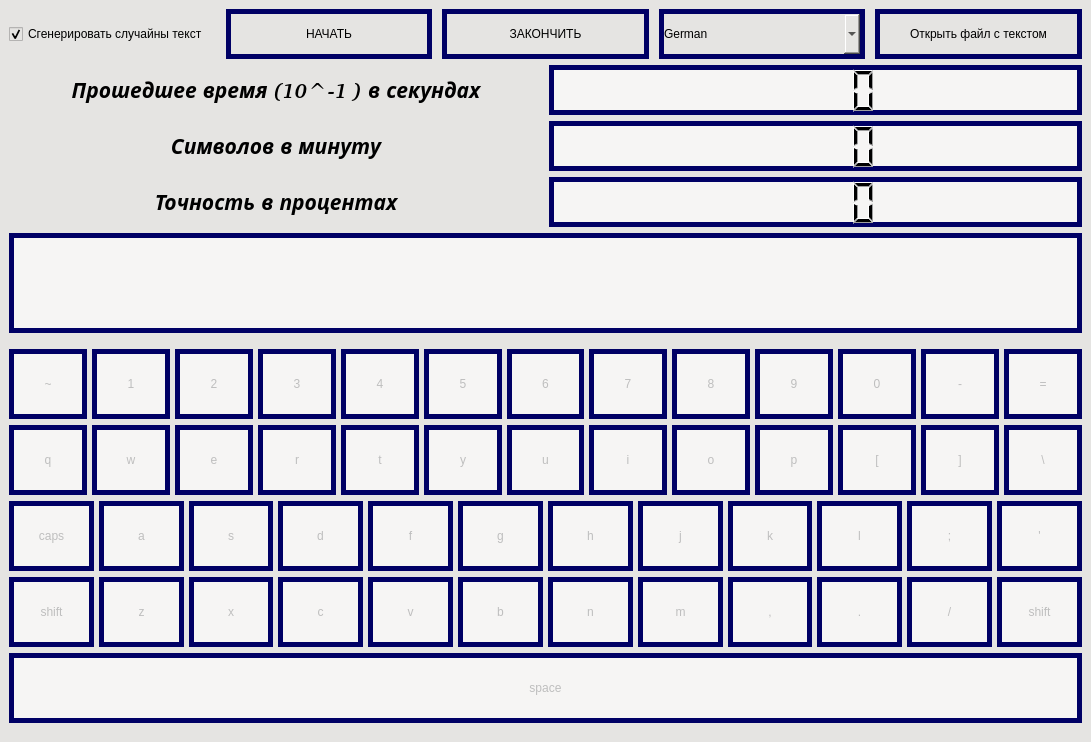
<?xml version="1.0" encoding="UTF-8"?>
<ui version="4.0">
 <class>MainWindow</class>
 <widget class="QMainWindow" name="MainWindow">
  <property name="geometry">
   <rect>
    <x>0</x>
    <y>0</y>
    <width>1091</width>
    <height>742</height>
   </rect>
  </property>
  <property name="windowTitle">
   <string>MainWindow</string>
  </property>
  <property name="styleSheet">
   <string notr="true">background-color: rgb(229, 228, 226);
</string>
  </property>
  <widget class="QWidget" name="centralwidget">
   <layout class="QGridLayout" name="gridLayout">
    <item row="0" column="0" colspan="2">
     <layout class="QHBoxLayout" name="horizontalLayout_2" stretch="0,0,0,0,0">
      <property name="spacing">
       <number>10</number>
      </property>
      <property name="sizeConstraint">
       <enum>QLayout::SetMinimumSize</enum>
      </property>
      <item>
       <widget class="QCheckBox" name="checkBox">
        <property name="maximumSize">
         <size>
          <width>16777215</width>
          <height>50</height>
         </size>
        </property>
        <property name="text">
         <string>Сгенерировать случайны текст</string>
        </property>
        <property name="checked">
         <bool>true</bool>
        </property>
       </widget>
      </item>
      <item>
       <widget class="QPushButton" name="bnt_start">
        <property name="maximumSize">
         <size>
          <width>16777215</width>
          <height>50</height>
         </size>
        </property>
        <property name="styleSheet">
         <string notr="true">border: 5px solid #000065;</string>
        </property>
        <property name="text">
         <string>НАЧАТЬ</string>
        </property>
       </widget>
      </item>
      <item>
       <widget class="QPushButton" name="bnt_end">
        <property name="maximumSize">
         <size>
          <width>16777215</width>
          <height>50</height>
         </size>
        </property>
        <property name="styleSheet">
         <string notr="true">border: 5px solid #000065;</string>
        </property>
        <property name="text">
         <string>ЗАКОНЧИТЬ</string>
        </property>
       </widget>
      </item>
      <item>
       <widget class="QComboBox" name="comboBox">
        <property name="maximumSize">
         <size>
          <width>16777215</width>
          <height>50</height>
         </size>
        </property>
        <property name="styleSheet">
         <string notr="true">border: 5px solid #000065;</string>
        </property>
        <item>
         <property name="text">
          <string>German</string>
         </property>
        </item>
        <item>
         <property name="text">
          <string>French</string>
         </property>
        </item>
        <item>
         <property name="text">
          <string>Arabic</string>
         </property>
        </item>
        <item>
         <property name="text">
          <string>English</string>
         </property>
        </item>
        <item>
         <property name="text">
          <string>Belarusian</string>
         </property>
        </item>
        <item>
         <property name="text">
          <string>Hebrew</string>
         </property>
        </item>
        <item>
         <property name="text">
          <string>Сhinesse</string>
         </property>
        </item>
       </widget>
      </item>
      <item>
       <widget class="QPushButton" name="pushButton">
        <property name="maximumSize">
         <size>
          <width>16777215</width>
          <height>50</height>
         </size>
        </property>
        <property name="styleSheet">
         <string notr="true">border: 5px solid #000065;</string>
        </property>
        <property name="text">
         <string>Открыть файл с текстом</string>
        </property>
       </widget>
      </item>
     </layout>
    </item>
    <item row="3" column="0" colspan="2">
     <layout class="QVBoxLayout" name="verticalLayout">
      <property name="leftMargin">
       <number>0</number>
      </property>
      <property name="topMargin">
       <number>10</number>
      </property>
      <property name="bottomMargin">
       <number>10</number>
      </property>
      <item>
       <layout class="QHBoxLayout" name="horizontalLayout">
        <property name="spacing">
         <number>5</number>
        </property>
        <property name="sizeConstraint">
         <enum>QLayout::SetDefaultConstraint</enum>
        </property>
        <item>
         <widget class="QPushButton" name="bnt_49">
          <property name="enabled">
           <bool>false</bool>
          </property>
          <property name="sizePolicy">
           <sizepolicy hsizetype="MinimumExpanding" vsizetype="Minimum">
            <horstretch>0</horstretch>
            <verstretch>0</verstretch>
           </sizepolicy>
          </property>
          <property name="styleSheet">
           <string notr="true">border: 5px solid #000065;
background-color: rgb(246, 245, 244);</string>
          </property>
          <property name="text">
           <string>~</string>
          </property>
         </widget>
        </item>
        <item>
         <widget class="QPushButton" name="bnt_10">
          <property name="enabled">
           <bool>false</bool>
          </property>
          <property name="sizePolicy">
           <sizepolicy hsizetype="MinimumExpanding" vsizetype="Minimum">
            <horstretch>0</horstretch>
            <verstretch>0</verstretch>
           </sizepolicy>
          </property>
          <property name="styleSheet">
           <string notr="true">border: 5px solid #000065;
background-color: rgb(246, 245, 244);</string>
          </property>
          <property name="text">
           <string>1</string>
          </property>
         </widget>
        </item>
        <item>
         <widget class="QPushButton" name="bnt_11">
          <property name="enabled">
           <bool>false</bool>
          </property>
          <property name="sizePolicy">
           <sizepolicy hsizetype="MinimumExpanding" vsizetype="Minimum">
            <horstretch>0</horstretch>
            <verstretch>0</verstretch>
           </sizepolicy>
          </property>
          <property name="styleSheet">
           <string notr="true">border: 5px solid #000065;
background-color: rgb(246, 245, 244);</string>
          </property>
          <property name="text">
           <string>2</string>
          </property>
         </widget>
        </item>
        <item>
         <widget class="QPushButton" name="bnt_12">
          <property name="enabled">
           <bool>false</bool>
          </property>
          <property name="sizePolicy">
           <sizepolicy hsizetype="MinimumExpanding" vsizetype="Minimum">
            <horstretch>0</horstretch>
            <verstretch>0</verstretch>
           </sizepolicy>
          </property>
          <property name="styleSheet">
           <string notr="true">border: 5px solid #000065;
background-color: rgb(246, 245, 244);</string>
          </property>
          <property name="text">
           <string>3</string>
          </property>
         </widget>
        </item>
        <item>
         <widget class="QPushButton" name="bnt_13">
          <property name="enabled">
           <bool>false</bool>
          </property>
          <property name="sizePolicy">
           <sizepolicy hsizetype="MinimumExpanding" vsizetype="Minimum">
            <horstretch>0</horstretch>
            <verstretch>0</verstretch>
           </sizepolicy>
          </property>
          <property name="styleSheet">
           <string notr="true">border: 5px solid #000065;
background-color: rgb(246, 245, 244);</string>
          </property>
          <property name="text">
           <string>4</string>
          </property>
         </widget>
        </item>
        <item>
         <widget class="QPushButton" name="bnt_14">
          <property name="enabled">
           <bool>false</bool>
          </property>
          <property name="sizePolicy">
           <sizepolicy hsizetype="MinimumExpanding" vsizetype="Minimum">
            <horstretch>0</horstretch>
            <verstretch>0</verstretch>
           </sizepolicy>
          </property>
          <property name="styleSheet">
           <string notr="true">border: 5px solid #000065;
background-color: rgb(246, 245, 244);</string>
          </property>
          <property name="text">
           <string>5</string>
          </property>
         </widget>
        </item>
        <item>
         <widget class="QPushButton" name="bnt_15">
          <property name="enabled">
           <bool>false</bool>
          </property>
          <property name="sizePolicy">
           <sizepolicy hsizetype="MinimumExpanding" vsizetype="Minimum">
            <horstretch>0</horstretch>
            <verstretch>0</verstretch>
           </sizepolicy>
          </property>
          <property name="styleSheet">
           <string notr="true">border: 5px solid #000065;
background-color: rgb(246, 245, 244);</string>
          </property>
          <property name="text">
           <string>6</string>
          </property>
         </widget>
        </item>
        <item>
         <widget class="QPushButton" name="bnt_16">
          <property name="enabled">
           <bool>false</bool>
          </property>
          <property name="sizePolicy">
           <sizepolicy hsizetype="MinimumExpanding" vsizetype="Minimum">
            <horstretch>0</horstretch>
            <verstretch>0</verstretch>
           </sizepolicy>
          </property>
          <property name="styleSheet">
           <string notr="true">border: 5px solid #000065;
background-color: rgb(246, 245, 244);</string>
          </property>
          <property name="text">
           <string>7</string>
          </property>
         </widget>
        </item>
        <item>
         <widget class="QPushButton" name="bnt_17">
          <property name="enabled">
           <bool>false</bool>
          </property>
          <property name="sizePolicy">
           <sizepolicy hsizetype="MinimumExpanding" vsizetype="Minimum">
            <horstretch>0</horstretch>
            <verstretch>0</verstretch>
           </sizepolicy>
          </property>
          <property name="styleSheet">
           <string notr="true">border: 5px solid #000065;
background-color: rgb(246, 245, 244);</string>
          </property>
          <property name="text">
           <string>8</string>
          </property>
         </widget>
        </item>
        <item>
         <widget class="QPushButton" name="bnt_18">
          <property name="enabled">
           <bool>false</bool>
          </property>
          <property name="sizePolicy">
           <sizepolicy hsizetype="MinimumExpanding" vsizetype="Minimum">
            <horstretch>0</horstretch>
            <verstretch>0</verstretch>
           </sizepolicy>
          </property>
          <property name="styleSheet">
           <string notr="true">border: 5px solid #000065;
background-color: rgb(246, 245, 244);</string>
          </property>
          <property name="text">
           <string>9</string>
          </property>
         </widget>
        </item>
        <item>
         <widget class="QPushButton" name="bnt_19">
          <property name="enabled">
           <bool>false</bool>
          </property>
          <property name="sizePolicy">
           <sizepolicy hsizetype="MinimumExpanding" vsizetype="Minimum">
            <horstretch>0</horstretch>
            <verstretch>0</verstretch>
           </sizepolicy>
          </property>
          <property name="styleSheet">
           <string notr="true">border: 5px solid #000065;
background-color: rgb(246, 245, 244);</string>
          </property>
          <property name="text">
           <string>0</string>
          </property>
         </widget>
        </item>
        <item>
         <widget class="QPushButton" name="bnt_20">
          <property name="enabled">
           <bool>false</bool>
          </property>
          <property name="sizePolicy">
           <sizepolicy hsizetype="MinimumExpanding" vsizetype="Minimum">
            <horstretch>0</horstretch>
            <verstretch>0</verstretch>
           </sizepolicy>
          </property>
          <property name="styleSheet">
           <string notr="true">border: 5px solid #000065;
background-color: rgb(246, 245, 244);</string>
          </property>
          <property name="text">
           <string>-</string>
          </property>
         </widget>
        </item>
        <item>
         <widget class="QPushButton" name="bnt_21">
          <property name="enabled">
           <bool>false</bool>
          </property>
          <property name="sizePolicy">
           <sizepolicy hsizetype="MinimumExpanding" vsizetype="Minimum">
            <horstretch>0</horstretch>
            <verstretch>0</verstretch>
           </sizepolicy>
          </property>
          <property name="styleSheet">
           <string notr="true">border: 5px solid #000065;
background-color: rgb(246, 245, 244);</string>
          </property>
          <property name="text">
           <string>=</string>
          </property>
         </widget>
        </item>
       </layout>
      </item>
      <item>
       <layout class="QHBoxLayout" name="horizontalLayout_3">
        <property name="spacing">
         <number>5</number>
        </property>
        <property name="sizeConstraint">
         <enum>QLayout::SetDefaultConstraint</enum>
        </property>
        <item>
         <widget class="QPushButton" name="bnt_24">
          <property name="enabled">
           <bool>false</bool>
          </property>
          <property name="sizePolicy">
           <sizepolicy hsizetype="MinimumExpanding" vsizetype="Minimum">
            <horstretch>0</horstretch>
            <verstretch>0</verstretch>
           </sizepolicy>
          </property>
          <property name="styleSheet">
           <string notr="true">border: 5px solid #000065;
background-color: rgb(246, 245, 244);</string>
          </property>
          <property name="text">
           <string>q</string>
          </property>
         </widget>
        </item>
        <item>
         <widget class="QPushButton" name="bnt_25">
          <property name="enabled">
           <bool>false</bool>
          </property>
          <property name="sizePolicy">
           <sizepolicy hsizetype="MinimumExpanding" vsizetype="Minimum">
            <horstretch>0</horstretch>
            <verstretch>0</verstretch>
           </sizepolicy>
          </property>
          <property name="styleSheet">
           <string notr="true">border: 5px solid #000065;
background-color: rgb(246, 245, 244);</string>
          </property>
          <property name="text">
           <string>w</string>
          </property>
         </widget>
        </item>
        <item>
         <widget class="QPushButton" name="bnt_26">
          <property name="enabled">
           <bool>false</bool>
          </property>
          <property name="sizePolicy">
           <sizepolicy hsizetype="MinimumExpanding" vsizetype="Minimum">
            <horstretch>0</horstretch>
            <verstretch>0</verstretch>
           </sizepolicy>
          </property>
          <property name="styleSheet">
           <string notr="true">border: 5px solid #000065;
background-color: rgb(246, 245, 244);</string>
          </property>
          <property name="text">
           <string>e</string>
          </property>
         </widget>
        </item>
        <item>
         <widget class="QPushButton" name="bnt_27">
          <property name="enabled">
           <bool>false</bool>
          </property>
          <property name="sizePolicy">
           <sizepolicy hsizetype="MinimumExpanding" vsizetype="Minimum">
            <horstretch>0</horstretch>
            <verstretch>0</verstretch>
           </sizepolicy>
          </property>
          <property name="styleSheet">
           <string notr="true">border: 5px solid #000065;
background-color: rgb(246, 245, 244);</string>
          </property>
          <property name="text">
           <string>r</string>
          </property>
         </widget>
        </item>
        <item>
         <widget class="QPushButton" name="bnt_28">
          <property name="enabled">
           <bool>false</bool>
          </property>
          <property name="sizePolicy">
           <sizepolicy hsizetype="MinimumExpanding" vsizetype="Minimum">
            <horstretch>0</horstretch>
            <verstretch>0</verstretch>
           </sizepolicy>
          </property>
          <property name="styleSheet">
           <string notr="true">border: 5px solid #000065;
background-color: rgb(246, 245, 244);</string>
          </property>
          <property name="text">
           <string>t</string>
          </property>
         </widget>
        </item>
        <item>
         <widget class="QPushButton" name="bnt_29">
          <property name="enabled">
           <bool>false</bool>
          </property>
          <property name="sizePolicy">
           <sizepolicy hsizetype="MinimumExpanding" vsizetype="Minimum">
            <horstretch>0</horstretch>
            <verstretch>0</verstretch>
           </sizepolicy>
          </property>
          <property name="styleSheet">
           <string notr="true">border: 5px solid #000065;
background-color: rgb(246, 245, 244);</string>
          </property>
          <property name="text">
           <string>y</string>
          </property>
         </widget>
        </item>
        <item>
         <widget class="QPushButton" name="bnt_30">
          <property name="enabled">
           <bool>false</bool>
          </property>
          <property name="sizePolicy">
           <sizepolicy hsizetype="MinimumExpanding" vsizetype="Minimum">
            <horstretch>0</horstretch>
            <verstretch>0</verstretch>
           </sizepolicy>
          </property>
          <property name="styleSheet">
           <string notr="true">border: 5px solid #000065;
background-color: rgb(246, 245, 244);</string>
          </property>
          <property name="text">
           <string>u</string>
          </property>
         </widget>
        </item>
        <item>
         <widget class="QPushButton" name="bnt_31">
          <property name="enabled">
           <bool>false</bool>
          </property>
          <property name="sizePolicy">
           <sizepolicy hsizetype="MinimumExpanding" vsizetype="Minimum">
            <horstretch>0</horstretch>
            <verstretch>0</verstretch>
           </sizepolicy>
          </property>
          <property name="styleSheet">
           <string notr="true">border: 5px solid #000065;
background-color: rgb(246, 245, 244);</string>
          </property>
          <property name="text">
           <string>i</string>
          </property>
         </widget>
        </item>
        <item>
         <widget class="QPushButton" name="bnt_32">
          <property name="enabled">
           <bool>false</bool>
          </property>
          <property name="sizePolicy">
           <sizepolicy hsizetype="MinimumExpanding" vsizetype="Minimum">
            <horstretch>0</horstretch>
            <verstretch>0</verstretch>
           </sizepolicy>
          </property>
          <property name="styleSheet">
           <string notr="true">border: 5px solid #000065;
background-color: rgb(246, 245, 244);</string>
          </property>
          <property name="text">
           <string>o</string>
          </property>
         </widget>
        </item>
        <item>
         <widget class="QPushButton" name="bnt_33">
          <property name="enabled">
           <bool>false</bool>
          </property>
          <property name="sizePolicy">
           <sizepolicy hsizetype="MinimumExpanding" vsizetype="Minimum">
            <horstretch>0</horstretch>
            <verstretch>0</verstretch>
           </sizepolicy>
          </property>
          <property name="styleSheet">
           <string notr="true">border: 5px solid #000065;
background-color: rgb(246, 245, 244);</string>
          </property>
          <property name="text">
           <string>p</string>
          </property>
         </widget>
        </item>
        <item>
         <widget class="QPushButton" name="bnt_34">
          <property name="enabled">
           <bool>false</bool>
          </property>
          <property name="sizePolicy">
           <sizepolicy hsizetype="MinimumExpanding" vsizetype="Minimum">
            <horstretch>0</horstretch>
            <verstretch>0</verstretch>
           </sizepolicy>
          </property>
          <property name="styleSheet">
           <string notr="true">border: 5px solid #000065;
background-color: rgb(246, 245, 244);</string>
          </property>
          <property name="text">
           <string>[</string>
          </property>
         </widget>
        </item>
        <item>
         <widget class="QPushButton" name="bnt_35">
          <property name="enabled">
           <bool>false</bool>
          </property>
          <property name="sizePolicy">
           <sizepolicy hsizetype="MinimumExpanding" vsizetype="Minimum">
            <horstretch>0</horstretch>
            <verstretch>0</verstretch>
           </sizepolicy>
          </property>
          <property name="styleSheet">
           <string notr="true">border: 5px solid #000065;
background-color: rgb(246, 245, 244);</string>
          </property>
          <property name="text">
           <string>]</string>
          </property>
         </widget>
        </item>
        <item>
         <widget class="QPushButton" name="bnt_51">
          <property name="enabled">
           <bool>false</bool>
          </property>
          <property name="sizePolicy">
           <sizepolicy hsizetype="MinimumExpanding" vsizetype="Minimum">
            <horstretch>0</horstretch>
            <verstretch>0</verstretch>
           </sizepolicy>
          </property>
          <property name="styleSheet">
           <string notr="true">border: 5px solid #000065;
background-color: rgb(246, 245, 244);</string>
          </property>
          <property name="text">
           <string>\</string>
          </property>
         </widget>
        </item>
       </layout>
      </item>
      <item>
       <layout class="QHBoxLayout" name="horizontalLayout_4">
        <property name="spacing">
         <number>5</number>
        </property>
        <property name="sizeConstraint">
         <enum>QLayout::SetDefaultConstraint</enum>
        </property>
        <item>
         <widget class="QPushButton" name="bnt_66">
          <property name="enabled">
           <bool>false</bool>
          </property>
          <property name="sizePolicy">
           <sizepolicy hsizetype="MinimumExpanding" vsizetype="Minimum">
            <horstretch>0</horstretch>
            <verstretch>0</verstretch>
           </sizepolicy>
          </property>
          <property name="styleSheet">
           <string notr="true">border: 5px solid #000065;
background-color: rgb(246, 245, 244);</string>
          </property>
          <property name="text">
           <string>caps</string>
          </property>
         </widget>
        </item>
        <item>
         <widget class="QPushButton" name="bnt_38">
          <property name="enabled">
           <bool>false</bool>
          </property>
          <property name="sizePolicy">
           <sizepolicy hsizetype="MinimumExpanding" vsizetype="Minimum">
            <horstretch>0</horstretch>
            <verstretch>0</verstretch>
           </sizepolicy>
          </property>
          <property name="styleSheet">
           <string notr="true">border: 5px solid #000065;
background-color: rgb(246, 245, 244);</string>
          </property>
          <property name="text">
           <string>a</string>
          </property>
         </widget>
        </item>
        <item>
         <widget class="QPushButton" name="bnt_39">
          <property name="enabled">
           <bool>false</bool>
          </property>
          <property name="sizePolicy">
           <sizepolicy hsizetype="MinimumExpanding" vsizetype="Minimum">
            <horstretch>0</horstretch>
            <verstretch>0</verstretch>
           </sizepolicy>
          </property>
          <property name="styleSheet">
           <string notr="true">border: 5px solid #000065;
background-color: rgb(246, 245, 244);</string>
          </property>
          <property name="text">
           <string>s</string>
          </property>
         </widget>
        </item>
        <item>
         <widget class="QPushButton" name="bnt_40">
          <property name="enabled">
           <bool>false</bool>
          </property>
          <property name="sizePolicy">
           <sizepolicy hsizetype="MinimumExpanding" vsizetype="Minimum">
            <horstretch>0</horstretch>
            <verstretch>0</verstretch>
           </sizepolicy>
          </property>
          <property name="styleSheet">
           <string notr="true">border: 5px solid #000065;
background-color: rgb(246, 245, 244);</string>
          </property>
          <property name="text">
           <string>d</string>
          </property>
         </widget>
        </item>
        <item>
         <widget class="QPushButton" name="bnt_41">
          <property name="enabled">
           <bool>false</bool>
          </property>
          <property name="sizePolicy">
           <sizepolicy hsizetype="MinimumExpanding" vsizetype="Minimum">
            <horstretch>0</horstretch>
            <verstretch>0</verstretch>
           </sizepolicy>
          </property>
          <property name="styleSheet">
           <string notr="true">border: 5px solid #000065;
background-color: rgb(246, 245, 244);</string>
          </property>
          <property name="text">
           <string>f</string>
          </property>
         </widget>
        </item>
        <item>
         <widget class="QPushButton" name="bnt_42">
          <property name="enabled">
           <bool>false</bool>
          </property>
          <property name="sizePolicy">
           <sizepolicy hsizetype="MinimumExpanding" vsizetype="Minimum">
            <horstretch>0</horstretch>
            <verstretch>0</verstretch>
           </sizepolicy>
          </property>
          <property name="styleSheet">
           <string notr="true">border: 5px solid #000065;
background-color: rgb(246, 245, 244);</string>
          </property>
          <property name="text">
           <string>g</string>
          </property>
         </widget>
        </item>
        <item>
         <widget class="QPushButton" name="bnt_43">
          <property name="enabled">
           <bool>false</bool>
          </property>
          <property name="sizePolicy">
           <sizepolicy hsizetype="MinimumExpanding" vsizetype="Minimum">
            <horstretch>0</horstretch>
            <verstretch>0</verstretch>
           </sizepolicy>
          </property>
          <property name="styleSheet">
           <string notr="true">border: 5px solid #000065;
background-color: rgb(246, 245, 244);</string>
          </property>
          <property name="text">
           <string>h</string>
          </property>
         </widget>
        </item>
        <item>
         <widget class="QPushButton" name="bnt_44">
          <property name="enabled">
           <bool>false</bool>
          </property>
          <property name="sizePolicy">
           <sizepolicy hsizetype="MinimumExpanding" vsizetype="Minimum">
            <horstretch>0</horstretch>
            <verstretch>0</verstretch>
           </sizepolicy>
          </property>
          <property name="styleSheet">
           <string notr="true">border: 5px solid #000065;
background-color: rgb(246, 245, 244);</string>
          </property>
          <property name="text">
           <string>j</string>
          </property>
         </widget>
        </item>
        <item>
         <widget class="QPushButton" name="bnt_45">
          <property name="enabled">
           <bool>false</bool>
          </property>
          <property name="sizePolicy">
           <sizepolicy hsizetype="MinimumExpanding" vsizetype="Minimum">
            <horstretch>0</horstretch>
            <verstretch>0</verstretch>
           </sizepolicy>
          </property>
          <property name="styleSheet">
           <string notr="true">border: 5px solid #000065;
background-color: rgb(246, 245, 244);</string>
          </property>
          <property name="text">
           <string>k</string>
          </property>
         </widget>
        </item>
        <item>
         <widget class="QPushButton" name="bnt_46">
          <property name="enabled">
           <bool>false</bool>
          </property>
          <property name="sizePolicy">
           <sizepolicy hsizetype="MinimumExpanding" vsizetype="Minimum">
            <horstretch>0</horstretch>
            <verstretch>0</verstretch>
           </sizepolicy>
          </property>
          <property name="styleSheet">
           <string notr="true">border: 5px solid #000065;
background-color: rgb(246, 245, 244);</string>
          </property>
          <property name="text">
           <string>l</string>
          </property>
         </widget>
        </item>
        <item>
         <widget class="QPushButton" name="bnt_47">
          <property name="enabled">
           <bool>false</bool>
          </property>
          <property name="sizePolicy">
           <sizepolicy hsizetype="MinimumExpanding" vsizetype="Minimum">
            <horstretch>0</horstretch>
            <verstretch>0</verstretch>
           </sizepolicy>
          </property>
          <property name="styleSheet">
           <string notr="true">border: 5px solid #000065;
background-color: rgb(246, 245, 244);</string>
          </property>
          <property name="text">
           <string>;</string>
          </property>
         </widget>
        </item>
        <item>
         <widget class="QPushButton" name="bnt_48">
          <property name="enabled">
           <bool>false</bool>
          </property>
          <property name="sizePolicy">
           <sizepolicy hsizetype="MinimumExpanding" vsizetype="Minimum">
            <horstretch>0</horstretch>
            <verstretch>0</verstretch>
           </sizepolicy>
          </property>
          <property name="styleSheet">
           <string notr="true">border: 5px solid #000065;
background-color: rgb(246, 245, 244);</string>
          </property>
          <property name="text">
           <string>'</string>
          </property>
         </widget>
        </item>
       </layout>
      </item>
      <item>
       <layout class="QHBoxLayout" name="horizontalLayout_5">
        <property name="spacing">
         <number>5</number>
        </property>
        <property name="sizeConstraint">
         <enum>QLayout::SetDefaultConstraint</enum>
        </property>
        <item>
         <widget class="QPushButton" name="bnt_50">
          <property name="enabled">
           <bool>false</bool>
          </property>
          <property name="sizePolicy">
           <sizepolicy hsizetype="MinimumExpanding" vsizetype="Minimum">
            <horstretch>0</horstretch>
            <verstretch>0</verstretch>
           </sizepolicy>
          </property>
          <property name="styleSheet">
           <string notr="true">border: 5px solid #000065;
background-color: rgb(246, 245, 244);</string>
          </property>
          <property name="text">
           <string>shift</string>
          </property>
         </widget>
        </item>
        <item>
         <widget class="QPushButton" name="bnt_52">
          <property name="enabled">
           <bool>false</bool>
          </property>
          <property name="sizePolicy">
           <sizepolicy hsizetype="MinimumExpanding" vsizetype="Minimum">
            <horstretch>0</horstretch>
            <verstretch>0</verstretch>
           </sizepolicy>
          </property>
          <property name="styleSheet">
           <string notr="true">border: 5px solid #000065;
background-color: rgb(246, 245, 244);</string>
          </property>
          <property name="text">
           <string>z</string>
          </property>
         </widget>
        </item>
        <item>
         <widget class="QPushButton" name="bnt_53">
          <property name="enabled">
           <bool>false</bool>
          </property>
          <property name="sizePolicy">
           <sizepolicy hsizetype="MinimumExpanding" vsizetype="Minimum">
            <horstretch>0</horstretch>
            <verstretch>0</verstretch>
           </sizepolicy>
          </property>
          <property name="styleSheet">
           <string notr="true">border: 5px solid #000065;
background-color: rgb(246, 245, 244);</string>
          </property>
          <property name="text">
           <string>x</string>
          </property>
         </widget>
        </item>
        <item>
         <widget class="QPushButton" name="bnt_54">
          <property name="enabled">
           <bool>false</bool>
          </property>
          <property name="sizePolicy">
           <sizepolicy hsizetype="MinimumExpanding" vsizetype="Minimum">
            <horstretch>0</horstretch>
            <verstretch>0</verstretch>
           </sizepolicy>
          </property>
          <property name="styleSheet">
           <string notr="true">border: 5px solid #000065;
background-color: rgb(246, 245, 244);</string>
          </property>
          <property name="text">
           <string>c</string>
          </property>
         </widget>
        </item>
        <item>
         <widget class="QPushButton" name="bnt_55">
          <property name="enabled">
           <bool>false</bool>
          </property>
          <property name="sizePolicy">
           <sizepolicy hsizetype="MinimumExpanding" vsizetype="Minimum">
            <horstretch>0</horstretch>
            <verstretch>0</verstretch>
           </sizepolicy>
          </property>
          <property name="styleSheet">
           <string notr="true">border: 5px solid #000065;
background-color: rgb(246, 245, 244);</string>
          </property>
          <property name="text">
           <string>v</string>
          </property>
         </widget>
        </item>
        <item>
         <widget class="QPushButton" name="bnt_56">
          <property name="enabled">
           <bool>false</bool>
          </property>
          <property name="sizePolicy">
           <sizepolicy hsizetype="MinimumExpanding" vsizetype="Minimum">
            <horstretch>0</horstretch>
            <verstretch>0</verstretch>
           </sizepolicy>
          </property>
          <property name="styleSheet">
           <string notr="true">border: 5px solid #000065;
background-color: rgb(246, 245, 244);</string>
          </property>
          <property name="text">
           <string>b</string>
          </property>
         </widget>
        </item>
        <item>
         <widget class="QPushButton" name="bnt_57">
          <property name="enabled">
           <bool>false</bool>
          </property>
          <property name="sizePolicy">
           <sizepolicy hsizetype="MinimumExpanding" vsizetype="Minimum">
            <horstretch>0</horstretch>
            <verstretch>0</verstretch>
           </sizepolicy>
          </property>
          <property name="styleSheet">
           <string notr="true">border: 5px solid #000065;
background-color: rgb(246, 245, 244);</string>
          </property>
          <property name="text">
           <string>n</string>
          </property>
         </widget>
        </item>
        <item>
         <widget class="QPushButton" name="bnt_58">
          <property name="enabled">
           <bool>false</bool>
          </property>
          <property name="sizePolicy">
           <sizepolicy hsizetype="MinimumExpanding" vsizetype="Minimum">
            <horstretch>0</horstretch>
            <verstretch>0</verstretch>
           </sizepolicy>
          </property>
          <property name="styleSheet">
           <string notr="true">border: 5px solid #000065;
background-color: rgb(246, 245, 244);</string>
          </property>
          <property name="text">
           <string>m</string>
          </property>
         </widget>
        </item>
        <item>
         <widget class="QPushButton" name="bnt_59">
          <property name="enabled">
           <bool>false</bool>
          </property>
          <property name="sizePolicy">
           <sizepolicy hsizetype="MinimumExpanding" vsizetype="Minimum">
            <horstretch>0</horstretch>
            <verstretch>0</verstretch>
           </sizepolicy>
          </property>
          <property name="styleSheet">
           <string notr="true">border: 5px solid #000065;
background-color: rgb(246, 245, 244);</string>
          </property>
          <property name="text">
           <string>,</string>
          </property>
         </widget>
        </item>
        <item>
         <widget class="QPushButton" name="bnt_60">
          <property name="enabled">
           <bool>false</bool>
          </property>
          <property name="sizePolicy">
           <sizepolicy hsizetype="MinimumExpanding" vsizetype="Minimum">
            <horstretch>0</horstretch>
            <verstretch>0</verstretch>
           </sizepolicy>
          </property>
          <property name="styleSheet">
           <string notr="true">border: 5px solid #000065;
background-color: rgb(246, 245, 244);</string>
          </property>
          <property name="text">
           <string>.</string>
          </property>
         </widget>
        </item>
        <item>
         <widget class="QPushButton" name="bnt_61">
          <property name="enabled">
           <bool>false</bool>
          </property>
          <property name="sizePolicy">
           <sizepolicy hsizetype="MinimumExpanding" vsizetype="Minimum">
            <horstretch>0</horstretch>
            <verstretch>0</verstretch>
           </sizepolicy>
          </property>
          <property name="styleSheet">
           <string notr="true">border: 5px solid #000065;
background-color: rgb(246, 245, 244);</string>
          </property>
          <property name="text">
           <string>/</string>
          </property>
         </widget>
        </item>
        <item>
         <widget class="QPushButton" name="bnt_62">
          <property name="enabled">
           <bool>false</bool>
          </property>
          <property name="sizePolicy">
           <sizepolicy hsizetype="MinimumExpanding" vsizetype="Minimum">
            <horstretch>0</horstretch>
            <verstretch>0</verstretch>
           </sizepolicy>
          </property>
          <property name="styleSheet">
           <string notr="true">border: 5px solid #000065;
background-color: rgb(246, 245, 244);</string>
          </property>
          <property name="text">
           <string>shift</string>
          </property>
         </widget>
        </item>
       </layout>
      </item>
      <item>
       <widget class="QPushButton" name="bnt_65">
        <property name="enabled">
         <bool>false</bool>
        </property>
        <property name="sizePolicy">
         <sizepolicy hsizetype="Minimum" vsizetype="Minimum">
          <horstretch>0</horstretch>
          <verstretch>0</verstretch>
         </sizepolicy>
        </property>
        <property name="styleSheet">
         <string notr="true">border: 5px solid #000065;
background-color: rgb(246, 245, 244);</string>
        </property>
        <property name="text">
         <string>space</string>
        </property>
       </widget>
      </item>
     </layout>
    </item>
    <item row="2" column="0" colspan="2">
     <widget class="QLabel" name="ln_training">
      <property name="maximumSize">
       <size>
        <width>16777215</width>
        <height>100</height>
       </size>
      </property>
      <property name="styleSheet">
       <string notr="true">border: 5px solid #000065;
background-color: rgb(246, 245, 244);
font: 17pt &quot;C059 Bold Italic&quot;;</string>
      </property>
      <property name="text">
       <string/>
      </property>
     </widget>
    </item>
    <item row="1" column="0">
     <layout class="QVBoxLayout" name="verticalLayout_2">
      <item>
       <widget class="QLabel" name="lbl_timer">
        <property name="maximumSize">
         <size>
          <width>16777215</width>
          <height>50</height>
         </size>
        </property>
        <property name="font">
         <font>
          <family>P052 [urw]</family>
          <italic>true</italic>
         </font>
        </property>
        <property name="text">
         <string>&lt;html&gt;&lt;head/&gt;&lt;body&gt;&lt;p align=&quot;center&quot;&gt;&lt;span style=&quot; font-size:16pt; font-weight:700;&quot;&gt;Прошедшее время (10^-1 ) в секундах&lt;/span&gt;&lt;/p&gt;&lt;/body&gt;&lt;/html&gt;</string>
        </property>
       </widget>
      </item>
      <item>
       <widget class="QLabel" name="lnl_symbols">
        <property name="maximumSize">
         <size>
          <width>16777215</width>
          <height>50</height>
         </size>
        </property>
        <property name="font">
         <font>
          <family>P052 [urw]</family>
          <italic>true</italic>
          <bold>false</bold>
          <underline>false</underline>
         </font>
        </property>
        <property name="text">
         <string>&lt;html&gt;&lt;head/&gt;&lt;body&gt;&lt;p align=&quot;center&quot;&gt;&lt;span style=&quot; font-size:16pt; font-weight:700;&quot;&gt;Символов в минуту&lt;/span&gt;&lt;/p&gt;&lt;/body&gt;&lt;/html&gt;</string>
        </property>
       </widget>
      </item>
      <item>
       <widget class="QLabel" name="lbl_accuracy">
        <property name="maximumSize">
         <size>
          <width>16777215</width>
          <height>50</height>
         </size>
        </property>
        <property name="font">
         <font>
          <family>P052 [urw]</family>
          <italic>true</italic>
         </font>
        </property>
        <property name="styleSheet">
         <string notr="true"/>
        </property>
        <property name="text">
         <string>&lt;html&gt;&lt;head/&gt;&lt;body&gt;&lt;p align=&quot;center&quot;&gt;&lt;span style=&quot; font-size:16pt; font-weight:700;&quot;&gt;Точность в процентах&lt;/span&gt;&lt;/p&gt;&lt;/body&gt;&lt;/html&gt;</string>
        </property>
       </widget>
      </item>
     </layout>
    </item>
    <item row="1" column="1">
     <layout class="QVBoxLayout" name="verticalLayout_3">
      <item>
       <widget class="QLCDNumber" name="lcd_timer">
        <property name="maximumSize">
         <size>
          <width>16777215</width>
          <height>50</height>
         </size>
        </property>
        <property name="styleSheet">
         <string notr="true">border: 5px solid #000065;
background-color: rgb(246, 245, 244);</string>
        </property>
       </widget>
      </item>
      <item>
       <widget class="QLCDNumber" name="lcd_symbols">
        <property name="maximumSize">
         <size>
          <width>16777215</width>
          <height>50</height>
         </size>
        </property>
        <property name="styleSheet">
         <string notr="true">border: 5px solid #000065;
background-color: rgb(246, 245, 244);</string>
        </property>
       </widget>
      </item>
      <item>
       <widget class="QLCDNumber" name="lcd_accuracy">
        <property name="maximumSize">
         <size>
          <width>16777215</width>
          <height>50</height>
         </size>
        </property>
        <property name="styleSheet">
         <string notr="true">border: 5px solid #000065;
background-color: rgb(246, 245, 244);</string>
        </property>
       </widget>
      </item>
     </layout>
    </item>
   </layout>
  </widget>
 </widget>
 <resources/>
 <connections/>
</ui>
